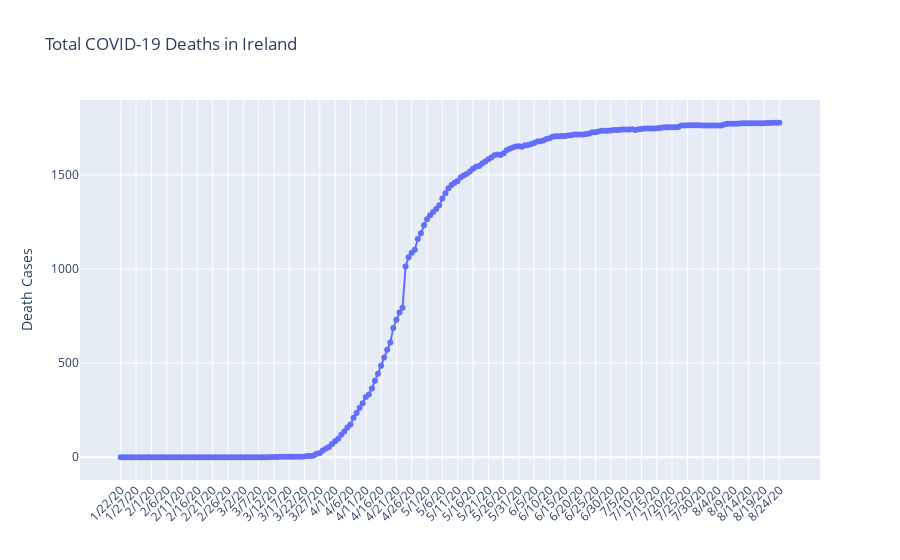

Source (notebook cell):
### Code cell
##Visualizing total COVID-19 deaths in Ireland

figure2 = go.Figure(data=go.Scatter(x=deaths_ireland_summary.index, y = deaths_ireland_summary.values, mode='lines+markers'))
figure2.update_layout(title='Total COVID-19 Deaths in Ireland',
                  yaxis_title='Death Cases', xaxis_tickangle = 315 )
figure2.show()

### Figure 1 — Plotly figure (JSON) as saved in the notebook; plotly's stock layout.template omitted (floating-point values rounded to 4 significant figures; data arrays with more than 128 entries replaced by an {"elided": "..."} marker saying what was removed)
{"data": [{"mode": "lines+markers", "type": "scatter", "x": {"elided": "216 str values"}, "y": {"elided": "216 int values"}}], "layout": {"title": {"text": "Total COVID-19 Deaths in Ireland"}, "xaxis": {"tickangle": -45}, "yaxis": {"title": {"text": "Death Cases"}}}}
